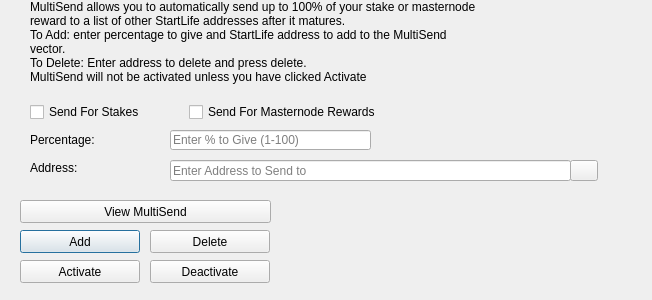
<?xml version="1.0" encoding="UTF-8"?>
<ui version="4.0">
 <class>MultiSendDialog</class>
 <widget class="QDialog" name="MultiSendDialog">
  <property name="windowModality">
   <enum>Qt::NonModal</enum>
  </property>
  <property name="geometry">
   <rect>
    <x>0</x>
    <y>0</y>
    <width>652</width>
    <height>300</height>
   </rect>
  </property>
  <property name="windowTitle">
   <string>MultiSend</string>
  </property>
  <widget class="QLineEdit" name="multiSendPercentEdit">
   <property name="geometry">
    <rect>
     <x>170</x>
     <y>130</y>
     <width>201</width>
     <height>20</height>
    </rect>
   </property>
   <property name="toolTip">
    <string>Enter whole numbers 1 - 100</string>
   </property>
   <property name="placeholderText">
    <string>Enter % to Give (1-100)</string>
   </property>
  </widget>
  <widget class="QLineEdit" name="multiSendAddressEdit">
   <property name="geometry">
    <rect>
     <x>170</x>
     <y>160</y>
     <width>401</width>
     <height>21</height>
    </rect>
   </property>
   <property name="toolTip">
    <string/>
   </property>
   <property name="placeholderText">
    <string>Enter Address to Send to</string>
   </property>
  </widget>
  <widget class="QLabel" name="label_2">
   <property name="geometry">
    <rect>
     <x>30</x>
     <y>0</y>
     <width>451</width>
     <height>121</height>
    </rect>
   </property>
   <property name="lineWidth">
    <number>1</number>
   </property>
   <property name="text">
    <string>MultiSend allows you to automatically send up to 100% of your stake or masternode reward to a list of other StartLife addresses after it matures.
To Add: enter percentage to give and StartLife address to add to the MultiSend vector.
To Delete: Enter address to delete and press delete.
MultiSend will not be activated unless you have clicked Activate</string>
   </property>
   <property name="alignment">
    <set>Qt::AlignLeading|Qt::AlignLeft|Qt::AlignTop</set>
   </property>
   <property name="wordWrap">
    <bool>true</bool>
   </property>
  </widget>
  <widget class="QLabel" name="message">
   <property name="geometry">
    <rect>
     <x>290</x>
     <y>200</y>
     <width>351</width>
     <height>91</height>
    </rect>
   </property>
   <property name="text">
    <string/>
   </property>
  </widget>
  <widget class="QPushButton" name="addButton">
   <property name="geometry">
    <rect>
     <x>20</x>
     <y>230</y>
     <width>120</width>
     <height>23</height>
    </rect>
   </property>
   <property name="toolTip">
    <string/>
   </property>
   <property name="statusTip">
    <string>Add to MultiSend Vector</string>
   </property>
   <property name="text">
    <string>Add</string>
   </property>
  </widget>
  <widget class="QPushButton" name="disableButton">
   <property name="geometry">
    <rect>
     <x>150</x>
     <y>260</y>
     <width>120</width>
     <height>23</height>
    </rect>
   </property>
   <property name="statusTip">
    <string>Deactivate MultiSend</string>
   </property>
   <property name="text">
    <string>Deactivate</string>
   </property>
  </widget>
  <widget class="QPushButton" name="addressBookButton">
   <property name="geometry">
    <rect>
     <x>570</x>
     <y>160</y>
     <width>28</width>
     <height>21</height>
    </rect>
   </property>
   <property name="toolTip">
    <string>Choose an address from the address book</string>
   </property>
   <property name="text">
    <string/>
   </property>
   <property name="icon">
    <iconset resource="../startlife.qrc">
     <normaloff>:/icons/address-book</normaloff>:/icons/address-book</iconset>
   </property>
   <property name="shortcut">
    <string>Alt+A</string>
   </property>
   <property name="autoDefault">
    <bool>false</bool>
   </property>
  </widget>
  <widget class="QLabel" name="label">
   <property name="geometry">
    <rect>
     <x>30</x>
     <y>130</y>
     <width>121</width>
     <height>20</height>
    </rect>
   </property>
   <property name="toolTip">
    <string>Percentage of stake to send</string>
   </property>
   <property name="text">
    <string>Percentage:</string>
   </property>
  </widget>
  <widget class="QLabel" name="label_5">
   <property name="geometry">
    <rect>
     <x>30</x>
     <y>160</y>
     <width>111</width>
     <height>16</height>
    </rect>
   </property>
   <property name="toolTip">
    <string>Address to send portion of stake to</string>
   </property>
   <property name="text">
    <string>Address:</string>
   </property>
  </widget>
  <widget class="QPushButton" name="deleteButton">
   <property name="geometry">
    <rect>
     <x>150</x>
     <y>230</y>
     <width>120</width>
     <height>23</height>
    </rect>
   </property>
   <property name="toolTip">
    <string/>
   </property>
   <property name="statusTip">
    <string>Delete Address From MultiSend Vector</string>
   </property>
   <property name="text">
    <string>Delete</string>
   </property>
  </widget>
  <widget class="QPushButton" name="activateButton">
   <property name="geometry">
    <rect>
     <x>20</x>
     <y>260</y>
     <width>120</width>
     <height>23</height>
    </rect>
   </property>
   <property name="statusTip">
    <string>Activate MultiSend</string>
   </property>
   <property name="text">
    <string>Activate</string>
   </property>
  </widget>
  <widget class="QPushButton" name="viewButton">
   <property name="geometry">
    <rect>
     <x>20</x>
     <y>200</y>
     <width>251</width>
     <height>23</height>
    </rect>
   </property>
   <property name="toolTip">
    <string/>
   </property>
   <property name="statusTip">
    <string>View MultiSend Vector</string>
   </property>
   <property name="text">
    <string>View MultiSend</string>
   </property>
  </widget>
  <widget class="QWidget" name="horizontalLayoutWidget">
   <property name="geometry">
    <rect>
     <x>30</x>
     <y>100</y>
     <width>351</width>
     <height>24</height>
    </rect>
   </property>
   <layout class="QHBoxLayout" name="horizontalLayout">
    <item>
     <widget class="QCheckBox" name="multiSendStakeCheckBox">
      <property name="text">
       <string>Send For Stakes</string>
      </property>
     </widget>
    </item>
    <item>
     <widget class="QCheckBox" name="multiSendMasternodeCheckBox">
      <property name="text">
       <string>Send For Masternode Rewards</string>
      </property>
     </widget>
    </item>
   </layout>
  </widget>
 </widget>
 <resources>
  <include location="../startlife.qrc"/>
 </resources>
 <connections/>
</ui>
